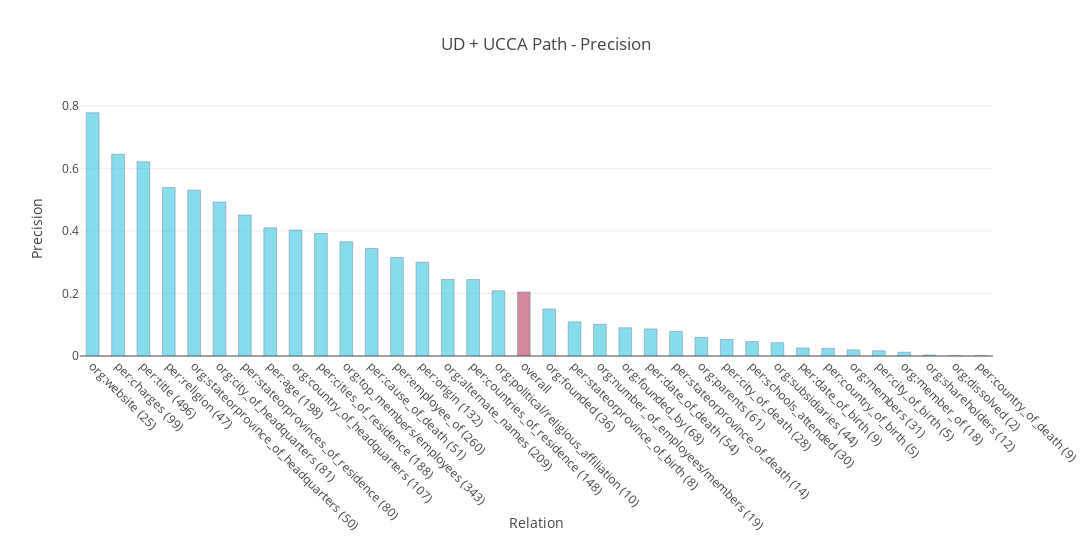

This figure's notebook cell:
### Code cell
import plotly.graph_objs as go

overall_index = next(i for (i, (relation, score)) in enumerate(stats) if relation == 'overall')

colors = ['rgb(58,200,225)'] * len(stats)
colors[overall_index] = 'rgb(181,59,89)'


trace1 = go.Bar(
    x=[stat[0] for stat in stats],
    y=[stat[1] for stat in stats],
    name='Precision',
    width=0.5,
    marker=dict(
        color=colors,
        line=dict(
            color='rgb(8,48,107)',
            width=0.5),
        ),
    opacity=0.6
)

data = [trace1]
layout = go.Layout(
    title='UD + UCCA Path - Precision',
    xaxis_title="Relation",
    yaxis_title="Precision",        
    barmode='overlay',
    width=1200,
    xaxis = go.layout.XAxis(
        tickangle = 45,
        automargin = True
        
    )
    
        
)

fig = go.Figure(data=data, layout=layout)
iplot(fig)

### Figure 1 — Plotly figure (JSON) as saved in the notebook; plotly's stock layout.template omitted (floating-point values rounded to 4 significant figures)
{"data": [{"marker": {"color": ["rgb(58,200,225)", "rgb(58,200,225)", "rgb(58,200,225)", "rgb(58,200,225)", "rgb(58,200,225)", "rgb(58,200,225)", "rgb(58,200,225)", "rgb(58,200,225)", "rgb(58,200,225)", "rgb(58,200,225)", "rgb(58,200,225)", "rgb(58,200,225)", "rgb(58,200,225)", "rgb(58,200,225)", "rgb(58,200,225)", "rgb(58,200,225)", "rgb(58,200,225)", "rgb(181,59,89)", "rgb(58,200,225)", "rgb(58,200,225)", "rgb(58,200,225)", "rgb(58,200,225)", "rgb(58,200,225)", "rgb(58,200,225)", "rgb(58,200,225)", "rgb(58,200,225)", "rgb(58,200,225)", "rgb(58,200,225)", "rgb(58,200,225)", "rgb(58,200,225)", "rgb(58,200,225)", "rgb(58,200,225)", "rgb(58,200,225)", "rgb(58,200,225)", "rgb(58,200,225)", "rgb(58,200,225)"], "line": {"color": "rgb(8,48,107)", "width": 0.5}}, "name": "Precision", "opacity": 0.6, "type": "bar", "uid": "111ff20b-6ddc-42b8-b623-5d833f43b66e", "width": 0.5, "x": ["org:website (25)", "per:charges (99)", "per:title (496)", "per:religion (47)", "org:stateorprovince_of_headquarters (50)", "org:city_of_headquarters (81)", "per:stateorprovinces_of_residence (80)", "per:age (198)", "org:country_of_headquarters (107)", "per:cities_of_residence (188)", "org:top_members/employees (343)", "per:cause_of_death (51)", "per:employee_of (260)", "per:origin (132)", "org:alternate_names (209)", "per:countries_of_residence (148)", "org:political/religious_affiliation (10)", "overall", "org:founded (36)", "per:stateorprovince_of_birth (8)", "org:number_of_employees/members (19)", "org:founded_by (68)", "per:date_of_death (54)", "per:stateorprovince_of_death (14)", "org:parents (61)", "per:city_of_death (28)", "per:schools_attended (30)", "org:subsidiaries (44)", "per:date_of_birth (9)", "per:country_of_birth (5)", "org:members (31)", "per:city_of_birth (5)", "org:member_of (18)", "org:shareholders (12)", "org:dissolved (2)", "per:country_of_death (9)"], "y": [0.7778, 0.6452, 0.6212, 0.5385, 0.5303, 0.4923, 0.4508, 0.4098, 0.4028, 0.3919, 0.3652, 0.3438, 0.3152, 0.2997, 0.2445, 0.2444, 0.2083, 0.2049, 0.1502, 0.1091, 0.1014, 0.0902, 0.0865, 0.0789, 0.0596, 0.0526, 0.046, 0.0426, 0.0255, 0.0244, 0.0196, 0.0167, 0.0122, 0.0032, 0, 0]}], "layout": {"barmode": "overlay", "title": {"text": "UD + UCCA Path - Precision"}, "width": 1200, "xaxis": {"automargin": true, "tickangle": 45, "title": {"text": "Relation"}}, "yaxis": {"title": {"text": "Precision"}}}}
